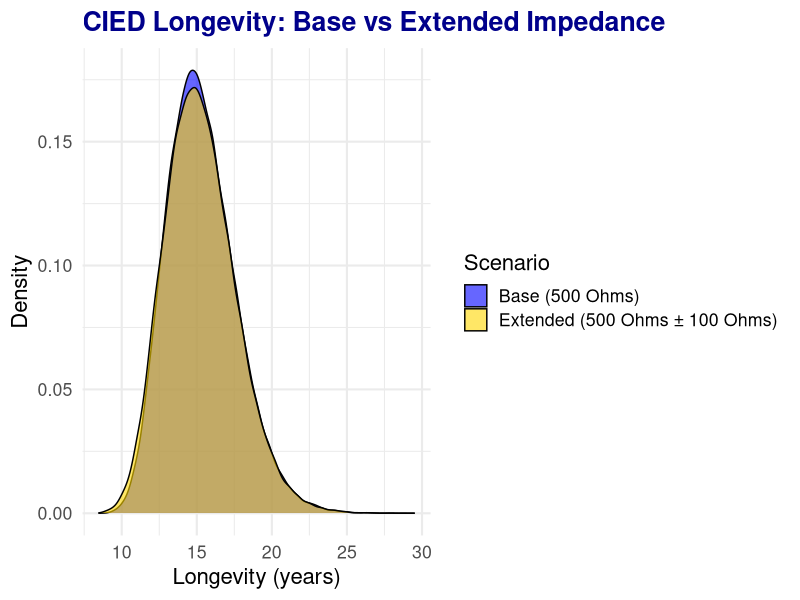

R code for this plot:
## ---- chunk 1
library(tidyverse)     
library(ggplot2)
library(knitr)         

set.seed(400) 

n_patients <- 100000

condition <- sample(c("SND", "AVB"), n_patients, replace = TRUE, prob = c(0.6, 0.4))
hr <- pmin(pmax(rnorm(n_patients, 60, 5), 40), 90)

ventricular_pacing <- ifelse(condition == "SND",
                            rnorm(n_patients, 0.29, 0.08),
                            rnorm(n_patients, 0.90, 0.05))
ventricular_pacing <- pmin(pmax(ventricular_pacing, 0), 1)

c_mah <- pmax(rnorm(n_patients, 1000, 80), 800)
i_background <- pmax(rnorm(n_patients, 6.5, 0.7), 4)
i_options <- rep(0, n_patients)

sim_data <- tibble(
  id = 1:n_patients,
  condition,
  hr,
  ventricular_pacing,
  c_mah,
  i_background,
  i_options
)

p_current <- function(v, pw_ms, r_ohm, hr = 60, pace_fraction = 0.3){
  pw_sec <- pw_ms / 1000
  i_pulse <- v / r_ohm
  q <- i_pulse * pw_sec
  q_micro <- q * 1e6
  i_avg_microamps <- (q_micro * hr * pace_fraction) / 60
  return(i_avg_microamps)
}

sim_base <- sim_data %>%
  mutate(
    impedance = 500,
    i_pacing = p_current(2.5, 0.4, impedance, hr, ventricular_pacing),
    i_total = i_background + i_pacing + i_options,
    PCI = i_total / (c_mah * 1000),
    long_years = 1 / PCI / 8760,
    scenario = "Base (500 Ohms)"
  )

sim_extended <- sim_data %>%
  mutate(
    impedance = pmax(rnorm(n_patients, 500, 100), 200),
    i_pacing = p_current(2.5, 0.4, impedance, hr, ventricular_pacing),
    i_total = i_background + i_pacing + i_options,
    PCI = i_total / (c_mah * 1000),
    long_years = 1 / PCI / 8760,
    scenario = "Extended (500 Ohms ± 100 Ohms)"
  )

results <- bind_rows(
  select(sim_base, id, condition, long_years, scenario),
  select(sim_extended, id, condition, long_years, scenario)
)

summary_tbl <- results %>%
  group_by(scenario) %>%
  summarise(
    mean_years = mean(long_years),
    median_years = median(long_years),
    sd_years = sd(long_years),
    q1 = quantile(long_years, 0.25),
    q3 = quantile(long_years, 0.75),
    n = n()
  )

t_test_result <- t.test(
  filter(results, scenario == "Base (500 Ohms)")$long_years,
  filter(results, scenario == "Extended (500 Ohms ± 100 Ohms)")$long_years
)

mean_diff <- summary_tbl$mean_years[1] - summary_tbl$mean_years[2]
days_diff <- round(mean_diff * 365)

## ---- chunk 2
p_current <- function(v, pw_ms, r_ohm, hr = 60, 
                      pace_fraction = 0.3){
  # Convert Pulse width to seconds
  pw_sec  <- pw_ms / 1000
  
  # Current during pulse
  i_pulse <- v / r_ohm
  
  # Charge per pulse in Coulombs
  q       <- i_pulse * pw_sec
  
  # Convert to microcoulombs
  q_micro <- q * 1e6
  
  # Average current over 1 minute
  i_avg_microamps <- (q_micro * hr * pace_fraction)/60
  return(i_avg_microamps)
}
## ---- chunk 3
long <- function(i_background, i_pacing, 
                 i_options, c_mah){
  # Convert battery capacity from mAh to µAh
  c_uah      <- c_mah * 1000
  # Total current in µA
  i_total    <- i_background + i_pacing + 
    i_options
  # Power Consumption Index (PCI)
  PCI        <- i_total / c_uah
  # Longevity in hours
  long_hours <- 1 / PCI
  # Longevity in years
  long_hours / 8760
  return(list(
    i_total = i_total,
    PCI = PCI,
    years = long_years))
  }
## ---- chunk 4
summary_display <- summary_tbl %>%
  mutate(
    n = format(n, big.mark = ",", scientific = FALSE)  
  ) %>%
  rename(
    Scenario = scenario,
    Mean = mean_years,
    Median = median_years,
    SD = sd_years,
    Q1 = q1,
    Q3 = q3,
    N = n
  )

kable(summary_display, 
      digits = 2,
      align = c('l', rep('c', 6)))
## ---- chunk 5
cat("Welch Two Sample t-test\n\n")
cat("t =", round(t_test_result$statistic, 2), "\n")
cat("p-value =", format(t_test_result$p.value, scientific = TRUE, digits = 2), "\n\n")
cat("95% CI:", round(t_test_result$conf.int[1], 3), "to", round(t_test_result$conf.int[2], 3), "years\n")
cat("Mean(Base)     =", round(t_test_result$estimate[1], 2), "\n")
cat("Mean(Extended) =", round(t_test_result$estimate[2], 2), "\n")
cat("\nStatistical significance due to large n (", format(n_patients, big.mark = ",", scientific = FALSE), ")", sep = "")

## ---- chunk 6
ggplot(results, aes(x = long_years, fill = scenario)) +
  geom_density(alpha = 0.6) +
  scale_fill_manual(values = c("blue", "gold")) +
  labs(
    title = "CIED Longevity: Base vs Extended Impedance",
    x = "Longevity (years)",
    y = "Density",
    fill = "Scenario"
  ) +
  theme_minimal(base_size = 16) +
  theme(
    plot.title = element_text(color = "darkblue", face = "bold"),
    plot.subtitle = element_text(color = "gray40", size = 12),
    axis.title = element_text(color = "black")
  )
